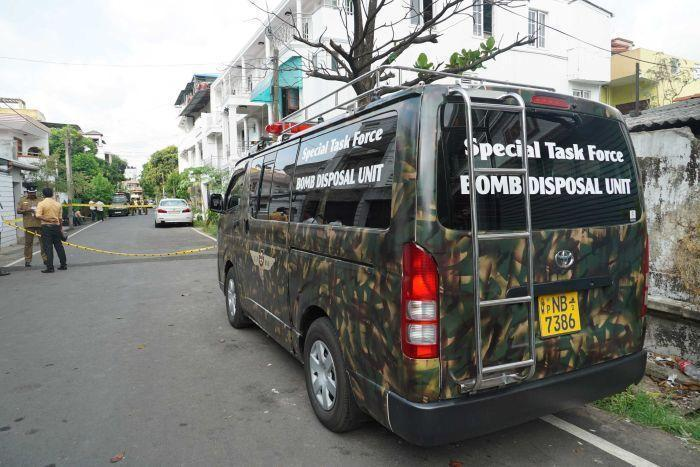
#> input picture datasets/number-plate-detection-sri-lanka/test/images/108_jpg.rf.f962062161fc6a015f5d62533561c895.jpg, 700 x 467 px
$ python -i preprocessor.py   (imports and definitions only)
#> lines starting #> are read from the running program, lines starting #| are printed output that depends on the picture; after the words box and inside, x2 and y2 are one past the last pixel; in counts of white or black regions, pixels touching at a corner belong together
#> further down, picture is the input picture: shape (467, 700, 3); mean B, G, R 123.8, 128.6, 127.8
"""
Image preprocessing utilities for number plate OCR enhancement.
"""
import cv2
import numpy as np


class PlatePreprocessor:
    """
    Handles preprocessing of number plate images to improve OCR accuracy.
    """

    @staticmethod
    def enhance_for_ocr(plate_img, scale_factor=2):
        """
        Apply preprocessing pipeline to enhance plate image for OCR.

        Args:
            plate_img: Input plate image (BGR format)
            scale_factor: Upscaling factor for better OCR (default: 2x)

        Returns:
            Preprocessed binary image ready for OCR
        """
#> called with scale_factor = 2
        # Upscale for better OCR accuracy
        plate_img = cv2.resize(
            plate_img,
            None,
            fx=scale_factor,
            fy=scale_factor,
            interpolation=cv2.INTER_CUBIC
        )

        # Convert to grayscale
        gray = cv2.cvtColor(plate_img, cv2.COLOR_BGR2GRAY)
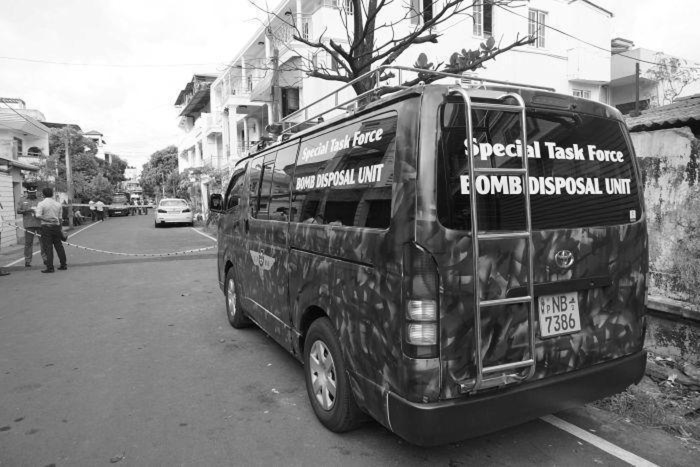
#> gray: shape (934, 1400) (shown at 1/2 size); min 0, max 255, mean 127.8

        # Reduce noise while preserving edges
        gray = cv2.bilateralFilter(gray, 11, 17, 17)

        # Apply binary threshold to make text stand out
        _, thresh = cv2.threshold(gray, 150, 255, cv2.THRESH_BINARY)
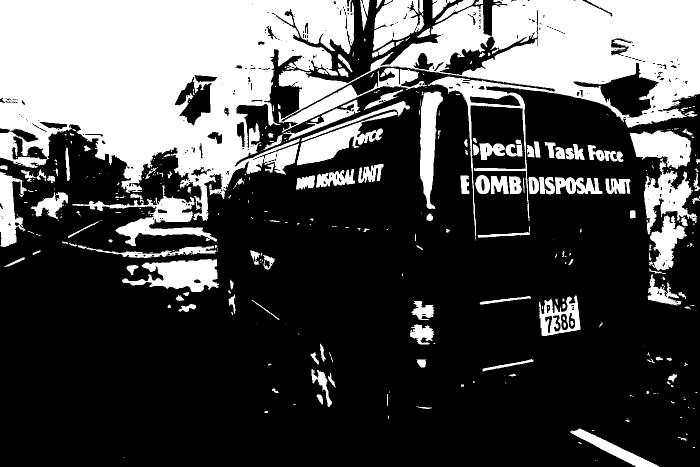
#> thresh: shape (934, 1400) (shown at 1/2 size); 30.7% white; 392 white regions (222 under 20 px), largest, box (x1, y1, x2, y2) and area: (0, 0, 708, 442) 185741, (557, 0, 1400, 481) 107287, (594, 202, 820, 331) 8378

        return thresh

    @staticmethod
    def adaptive_threshold(plate_img, scale_factor=2):
        """
        Alternative preprocessing using adaptive thresholding.

        Args:
            plate_img: Input plate image (BGR format)
            scale_factor: Upscaling factor

        Returns:
            Preprocessed binary image
        """
        plate_img = cv2.resize(
            plate_img,
            None,
            fx=scale_factor,
            fy=scale_factor,
            interpolation=cv2.INTER_CUBIC
        )

        gray = cv2.cvtColor(plate_img, cv2.COLOR_BGR2GRAY)

        # Adaptive thresholding for varying lighting conditions
        thresh = cv2.adaptiveThreshold(
            gray,
            255,
            cv2.ADAPTIVE_THRESH_GAUSSIAN_C,
            cv2.THRESH_BINARY,
            11,
            2
        )

        return thresh

>>> import cv2
>>> picture = cv2.imread('../../datasets/number-plate-detection-sri-lanka/test/images/108_jpg.rf.f962062161fc6a015f5d62533561c895.jpg')
>>> result = PlatePreprocessor().enhance_for_ocr(picture)
